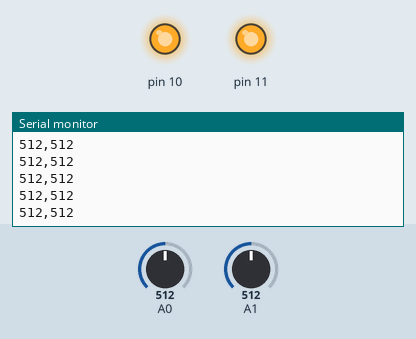
Simulated run of this sketch. Board: Arduino Uno, built with avr-gcc and run on an emulated ATmega328P. Shown: output pins drawn as LEDs (lit = HIGH), the last lines printed to the serial monitor. Inputs (shaded band) come from the test bench; at power-on: A0 = 512, A1 = 512.

Above: at 1.2 s.
1.3 s: A0 set to 981
At 2.4 s:
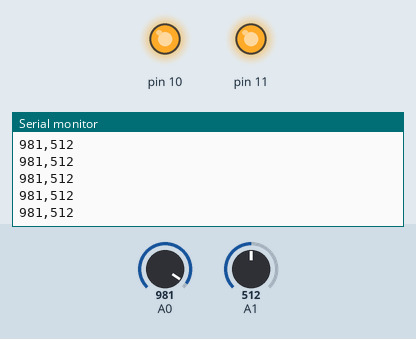
2.8 s: A0 set to 1008
At 3.5 s:
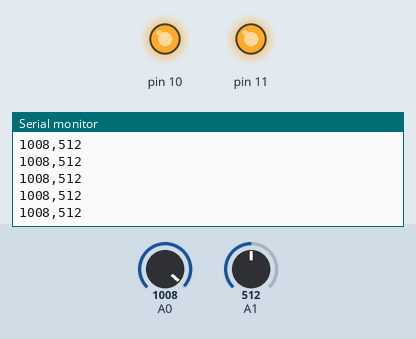
Timing chart, 0 to 5.8 s (numbered marks = the images above; inputs shaded):
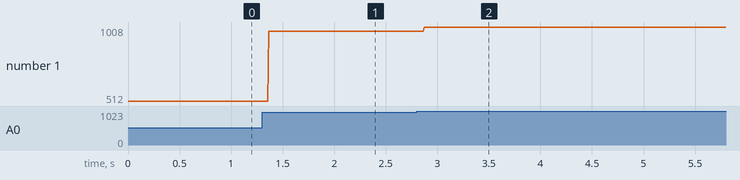

Measured:
- after the input at 1.3 s, the serial monitor: prints a new line after 0.07 s (image 1)
- after the input at 2.8 s, the serial monitor: prints a new line after 0.07 s (image 2)
- plotted number 1: 512 → 981 after the input at 1.3 s, 981 → 1008 after the input at 2.8 s

The sketch:

linear_act_controller.ino
```cpp
void setup() {
  // put your setup code here, to run once:
  Serial.begin(9600);
  // 5V pins
  pinMode(11,OUTPUT);
  pinMode(10,OUTPUT);
  digitalWrite(11,HIGH);
  digitalWrite(10,HIGH);
}

void loop() {
  // put your main code here, to run repeatedly:
  Serial.print(analogRead(A0));
  Serial.print(",");
  Serial.println(analogRead(A1));
  delay(1);
}
```
